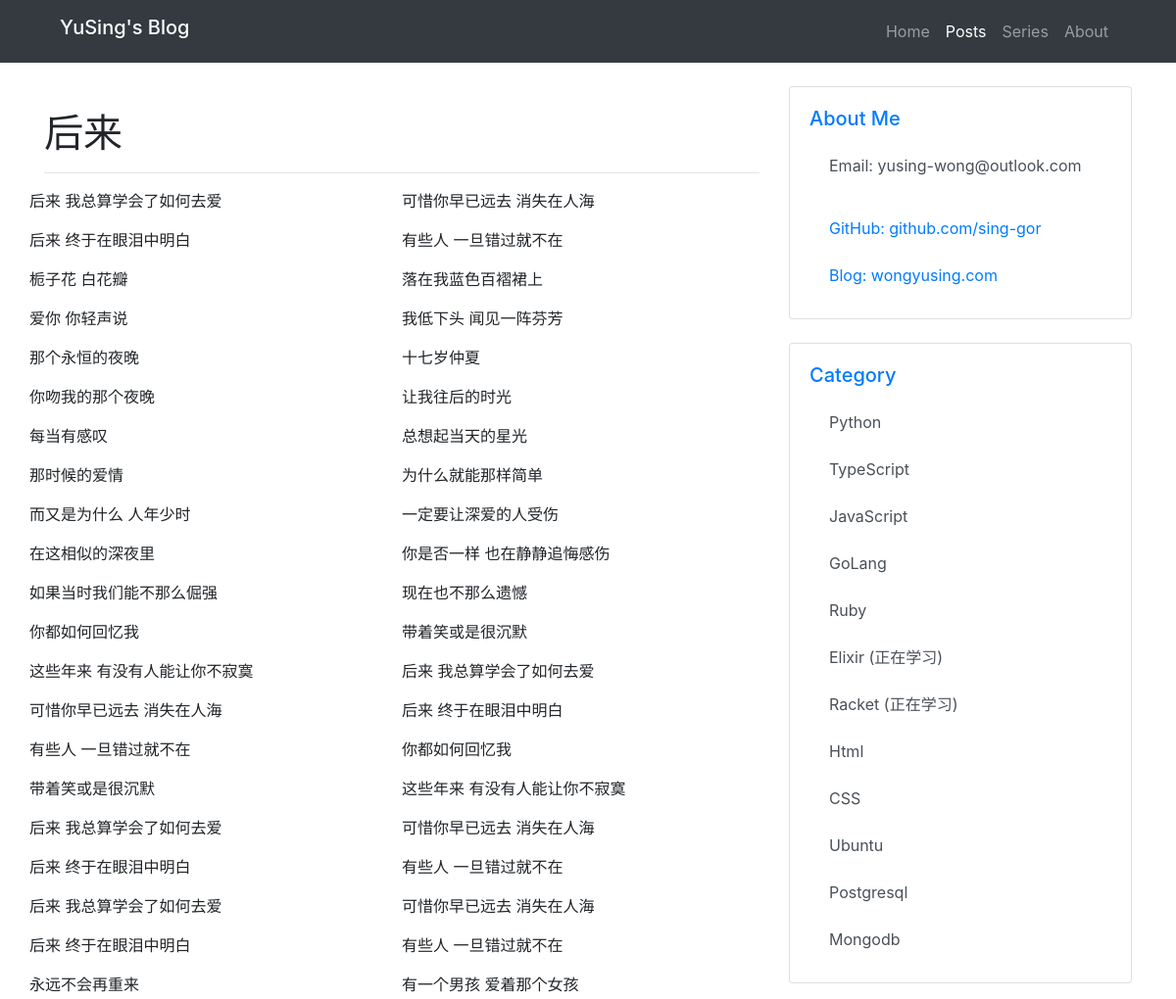
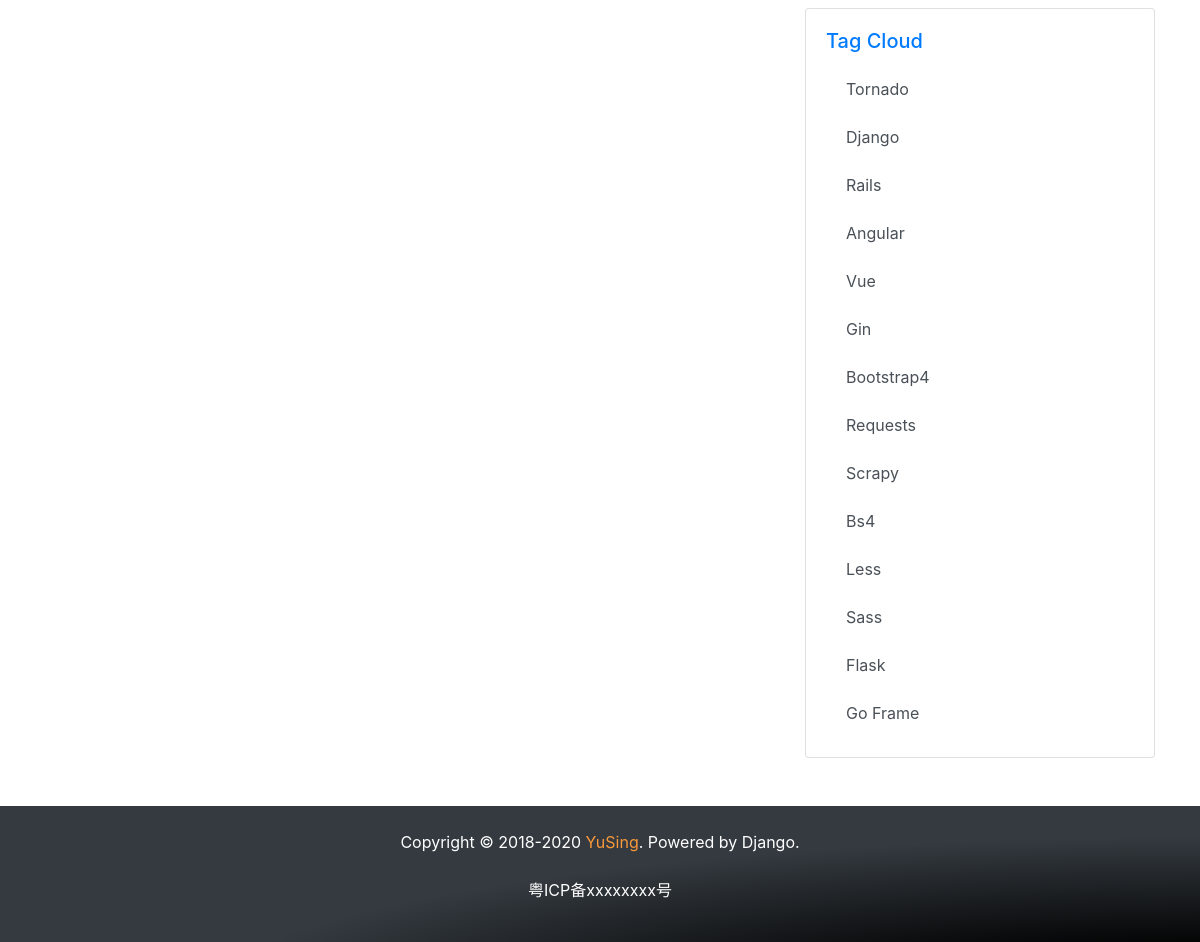
The page /articles/3 on the database its author committed (2 pictures, top to bottom).
### controllers/articles/models.py (models this page shows, shortened)
class Articles(models.Model):
    DATASTATUS = (
        (0,'发布'),
        (1,'草稿'),
    )
    data_status = models.IntegerField(choices=DATASTATUS,verbose_name='是否显示',default=1)
    title = models.CharField(verbose_name='文章标题',
                             max_length=100)
    slug = models.SlugField(max_length=30, verbose_name='索引', unique=True)
    body = models.TextField(verbose_name='文章内容')
    author = models.CharField(verbose_name='作者',default='Sing',max_length=100)
    created_time = models.DateTimeField(auto_now_add=True,verbose_name='创建时间')
    update_time = models.DateTimeField(auto_now=True,verbose_name='修改时间')
    '''
    CREATE TABLE "articles"
        (
            "id" integer NOT NULL PRIMARY KEY AUTOINCREMENT,
            "data_status" integer NOT NULL,
            "title" varchar(100) NOT NULL,
            "slug" varchar(30) NOT NULL UNIQUE,
            "body" text NOT NULL,
            "author" varchar(100) NOT NULL,
            "created_time" datetime NOT NULL,
            "update_time" datetime NOT NULL
        );
    '''
    class Meta:
        db_table = 'articles'
        verbose_name = '文章'
        verbose_name_plural = '文章列表'

### controllers/articles/views.py (the view)
# urls.py: path('<id>',views.show,name='article_show')
def show(request, id):
    falsh = Falsh
    context = {}
    queryone = get_object_or_404(models.Articles,id=id)
    context['falsh'] = falsh
    print(context)
    context['article'] = queryone
    return render(request,'pages/articles/show.html',context=context)

### templates/pages/articles/show.html (shortened to what this page needs)
<!doctype html>
{% load static %}
<html lang="en">
<head>
  <link rel="stylesheet" href="https://cdn.bootcdn.net/ajax/libs/twitter-bootstrap/4.5.0/css/bootstrap.min.css">
</head>
<body>
  <div class="site-layout">
    <header class="site-header bg-dark">
      <div class="container">
        <nav class="navbar navbar-expand-lg navbar-dark bg-dark">
          <a class="navbar-brand h1" href="{% url 'home' %}">YuSing's Blog</a>
          <div class="collapse navbar-collapse" id="navbarSupportedContent">
            <ul class="navbar-nav ml-auto">
              <li class="nav-item">
                <a class="nav-link" href="{% url 'home' %}">Home </a>
              </li>
              <li class="nav-item">
                <a class="nav-link active" href="{% url 'article_index' %}">Posts <span class="sr-only">(current)</span></a>
              </li>
              <li class="nav-item">
                <a class="nav-link" href="#">Series</a>
              </li>
              <li class="nav-item">
                <a class="nav-link" href="#">About</a>
              </li>
            </ul>
          </div>
        </nav>
      </div>
    </header>
    <main class="site-main container mt-4">
      <div class="row">
        <article class="col-8">
          <div class="post-list mt-4">
            <h1>{{ article.title }}</h1>
            <hr>
            <div class="row row-cols-1 row-cols-md-2 mt-3">
              {{ article.body | safe }}
            </div>
          </div>
        </article>
        <aside class="col-4">
          <div class="card mb-4">
            <div class="card-body">
              <h5 class="card-title text-primary">About Me</h5>
              <ul class="list-group">
                <li class="list-group-item list-group-item-action">
                  <p class="">Email: yusing-wong@outlook.com </p>
                </li>
                <li class="list-group-item list-group-item-action">
                  <a href='https://github.com/sing-gor' target="_blank" class="">GitHub: github.com/sing-gor </a>
                </li>
                <li class="list-group-item list-group-item-action">
                  <a href="http://wongyusing.com/" target="_blank" class="">Blog: wongyusing.com </a>
                </li>
              </ul>
            </div>
          </div>
          <div class="card mb-4">
            <div class="card-body ">
              <h5 class="card-title text-primary">Category</h5>
              <div class="list-group w-100">
                <a href="https://docs.python.org/3/" target="_blank" class="list-group-item list-group-item-action">Python</a>
                <a href="https://www.typescriptlang.org/docs/home.html" target="_blank" class="list-group-item list-group-item-action">TypeScript</a>
                <a href="https://www.w3schools.com/js/" target="_blank" class="list-group-item list-group-item-action">JavaScript</a>
                <a href="http://gobook.io/read/github.com/lunny/gopl-zh/" class="list-group-item list-group-item-action ">GoLang</a>
                <a href="http://lrthw.github.io/" target="_blank" class="list-group-item list-group-item-action ">Ruby</a>
                <a href="https://elixirschool.com/en/" target="_blank" class="list-group-item list-group-item-action ">Elixir (正在学习)</a>
                <a href="https://racket-lang.org/" target="_blank" class="list-group-item list-group-item-action ">Racket (正在学习)</a>
                <a href="https://www.w3schools.com/html/default.asp" target="_blank" class="list-group-item list-group-item-action ">Html</a>
                <a href="https://www.w3schools.com/css/default.asp" target="_blank" class="list-group-item list-group-item-action ">CSS</a>
                <a href="https://www.runoob.com/linux/linux-file-content-manage.html" class="list-group-item list-group-item-action ">Ubuntu</a>
                <a href="https://www.w3schools.com/sql/default.asp" target="_blank" class="list-group-item list-group-item-action ">Postgresql</a>
                <a href="https://www.mongodb.com/" target="_blank" class="list-group-item list-group-item-action ">Mongodb</a>
              </div>
            </div>
          </div>
          <div class="card mb-4">
            <div class="card-body">
              <h5 class="card-title text-primary">Tag Cloud</h5>
              <a href="https://www.tornadoweb.org/en/stable/" target="_blank" class="list-group-item list-group-item-action">Tornado</a>
              <a href="https://docs.djangoproject.com/en/2.2/" target="_blank" class="list-group-item list-group-item-action">Django</a>
              <a href="https://ruby-china.github.io/rails-guides/v4.1/" target="_blank" class="list-group-item list-group-item-action">Rails</a>
              <a href="https://angular.io/start" target="_blank" class="list-group-item list-group-item-action">Angular</a>
              <a href="https://cn.vuejs.org/v2/guide/" target="_blank" class="list-group-item list-group-item-action">Vue</a>
              <a href="https://gin-gonic.com/docs/quickstart/" target="_blank" class="list-group-item list-group-item-action">Gin</a>
              <a href="https://v4.bootcss.com/docs/4.0/getting-started/introduction/" target="_blank" class="list-group-item list-group-item-action">Bootstrap4</a>
              <a href="https://2.python-requests.org/en/master/" target="_blank" class="list-group-item list-group-item-action">Requests</a>
              <a href="https://docs.scrapy.org/en/latest/" target="_blank" class="list-group-item list-group-item-action">Scrapy</a>
              <a href="https://www.crummy.com/software/BeautifulSoup/bs4/doc/" target="_blank" class="list-group-item list-group-item-action">Bs4</a>
              <a href="http://lesscss.org/" target="_blank" class="list-group-item list-group-item-action">Less</a>
              <a href="https://sass-lang.com/documentation" target="_blank" class="list-group-item list-group-item-action">Sass</a>
              <a href="https://flask.palletsprojects.com/en/1.1.x/" target="_blank" class="list-group-item list-group-item-action">Flask</a>
              <a href="https://goframe.org/index" target="_blank" class="list-group-item list-group-item-action">Go Frame</a>
            </div>
          </div>
        </aside>
      </div>
    </main>
    <footer class="site-footer">
      <div class="site-footer-bg-dark mt-4 mb-0 pb-4">
        <div class="container">
          <p class="text-center mt-4 site-footer-data">Copyright © 2018-2020 <a class="site-fotter-color" href="https://github.com/sing-gor">YuSing</a>. Powered by Django.</p>
          <p class="text-center mt-4 site-footer-data">粤ICP备xxxxxxxx号</p>
        </div>
      </div>
    </footer>
  </div>
</body>
</html>

### templates/pages/articles/show.html (style rules this page uses)
html, body { height: 100%; }
.site-layout { display: flex; flex-direction: column; height: 100%; }
.site-header { flex: 0 0 auto; }
.site-main { flex: 1 0 auto; }
.site-footer { flex: 0 0 auto; }
.site-footer-bg-dark { background-color: #343a40 !important; background: radial-gradient(ellipse farthest-corner at 100% 150%, #000 20%, transparent 60%); }
.site-footer-data { color: #ffffff; }
a.site-fotter-color { color: #fa983a; }
.list-group-item { position: relative; display: block; padding: .75rem 1.25rem; background-color: #fff; border: none; }

### rows shown on the page
Articles: title "后来", body "后来 我总算学会了如何去爱 可惜你早已远去 消失在人海 后来 终于在眼泪中明白 有些人 一旦错过就不在 栀子花 白花瓣 落在我蓝色百褶裙上 爱你 你轻声说 我低下头 闻见一阵芬芳 那个永恒的夜晚 十七岁仲夏 你吻我的那个夜晚 让我往后的时光 每当有感叹 总想起当天的星光 那时候的爱情 为什么就能那样简单 而又是为什么 人年少时 一定要让深爱的人受伤 在这相似的深夜里 你是否一样 也在静静追悔感伤 如果当时我们能不那么倔强 现在也不那么遗憾 你都如何回忆我 带着笑或是很沉默 这些年来 有没有人能让你不寂寞 后来 我总算学会了如何去爱 可惜你早已远去 消失在人海 后来 终于在眼泪中明白 有些人 一旦错过就不在 你都如何回忆我 带着笑或是很沉默 这些年来 有没有人能让你不寂寞 后来 我总算学会了如何去爱 可惜你早已远去 消失在人海 后来 终于在眼泪中明白 有些人 一旦错过就不在 后来 我总算学会了如何去爱 可惜你早已远去 消失在人海 后来 终于在眼泪中明白 有些人 一旦错过就不在 永远不会再重来 有一个男孩 爱着那个女孩"
